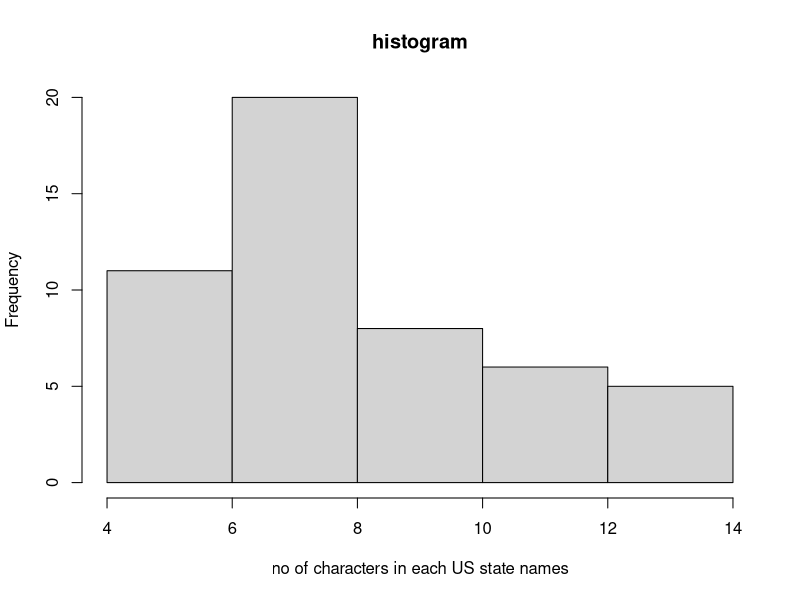

The R script that drew this image:
states=rownames(USArrests)

#Get states names with 'w'.
#Get states names with 'W'.

print(states)
grep(pattern = "w", x = states,value = TRUE)
grep(pattern = "W", x = states,value = TRUE)

#Prepare a histogram of the number of characters in each US state.

x<-nchar(states)
hist(x,main = "histogram",xlab = "no of characters in each US state names")

